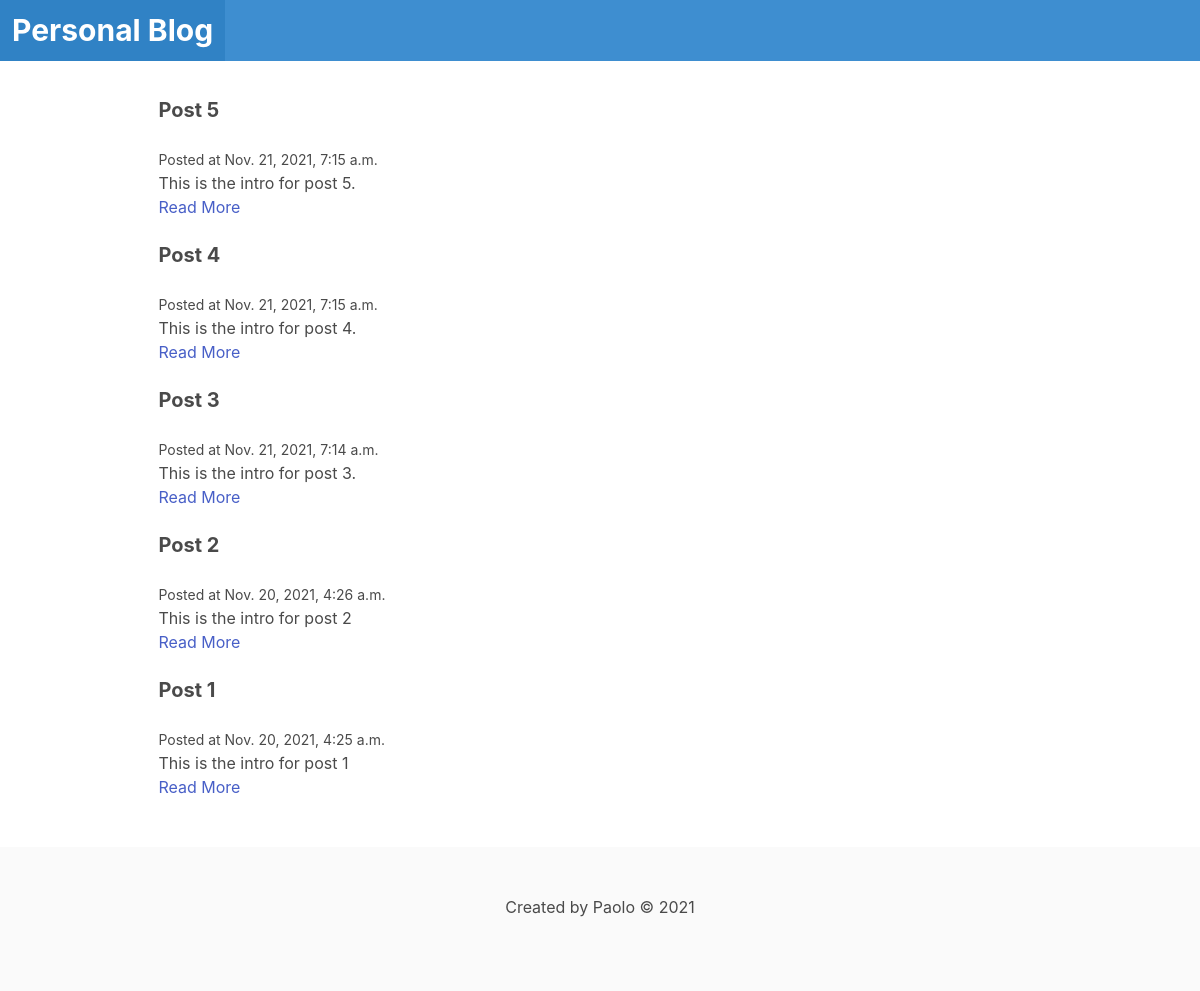
The page / on the database its author committed.
### blog/models.py (models this page shows)
class Post(models.Model):
    title = models.CharField(max_length = 255)
    slug = models.SlugField()
    intro = models.TextField()
    body = models.TextField()
    date_added = models.DateTimeField(auto_now_add=True)
    class Meta:
        ordering = ['-date_added']

### blog/views.py (the view)
# urls.py: path('', frontpage, name='frontpage'),
def frontpage(request):
    posts = Post.objects.all()
    return render(request, 'blog/frontpage.html', {'posts': posts})

### blog/templates/blog/frontpage.html
{% extends 'blog/base.html' %}
{% block content %}
    {% for post in posts %}
        <div class="post block">
            <h2 class="subtitle">{{ post.title}}</h2>
            <small>Posted at {{ post.date_added }}</small>
            <p>{{ post.intro }}</p>
            <a href="{% url 'post_detail' post.slug %}" class="read-more">Read More</a>
        </div>
    {% endfor %}
{% endblock %}

### blog/templates/blog/base.html (shortened to what this page needs)
{% load static %}
<!DOCTYPE html>
    <head>
        <link rel="stylesheet" href="https://cdn.jsdelivr.net/npm/bulma@0.9.1/css/bulma.min.css">
        <link rel="stylesheet" href="{% static 'css/blog.css' %}">
    </head>
    <body>
        <nav class="navbar is-info">
            <div class="navbar-brand">
                <a href="/" class="navbar-item"><strong>Personal Blog</strong></a>
            </div>
        </nav>
        <section class="section">
            <div class="container">
                {% block content %}
                {% endblock %}
            </div>
        </section>
        <footer class="footer">
            <h3>Created by Paolo © 2021</h3>
        </footer>
    </body>
</html>

### blog/static/css/blog.css (style rules this page uses)
.navbar { position: fixed; width: 100%; }
.navbar-item { font-size: 30px; color: #ffffff; text-decoration: none; }
.container { margin-top: 50px; margin-left: 10%; }
.subtitle { font-weight: bold; }
.footer { height: 30px; width: 100%; position:relative; bottom: 0; text-align: center; }

### rows shown on the page
Post: title "Post 5", date_added "Nov. 21, 2021, 7:15 a.m.", intro "This is the intro for post 5."
Post: title "Post 4", date_added "Nov. 21, 2021, 7:15 a.m.", intro "This is the intro for post 4."
Post: title "Post 3", date_added "Nov. 21, 2021, 7:14 a.m.", intro "This is the intro for post 3."
Post: title "Post 2", date_added "Nov. 20, 2021, 4:26 a.m.", intro "This is the intro for post 2"
Post: title "Post 1", date_added "Nov. 20, 2021, 4:25 a.m.", intro "This is the intro for post 1"
